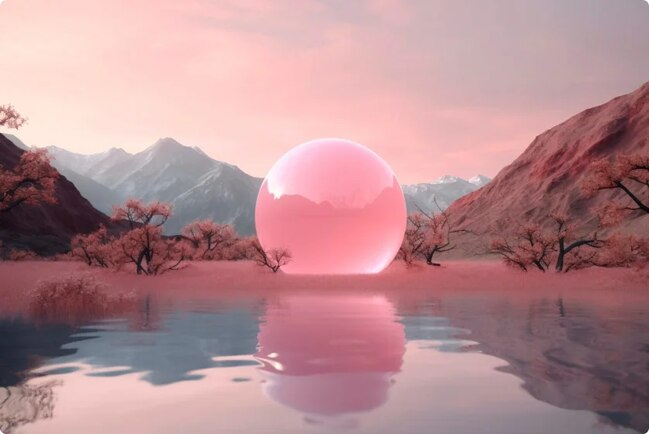
#> input picture Jupyter_Files_Py/colorImage.jpeg, 649 x 434 px
$ jupyter execute --allow-errors lab-13_ssc.ipynb   (shell and % lines are left out)
#> lines starting #> are read from the running program, lines starting #| are printed output that depends on the picture
<a href='https://www.darshan.ac.in/'> </a>
<pre>
<center><b><h1>PDS - 2305CS303</b></center>
<center><b><h1>Lab - 13</b></center>
<pre>

### **Name :** Smit Sureshbhai Chitroda
### **Er No :** 23030501014

# Graphs

# A

[cell 1]
#import matplotlib below
import matplotlib.pyplot as plt
import random
import pandas as pd
import matplotlib.image as mpimg
import numpy as np

[cell 2]
x = range(1,11)
y = [1,5,9,7,5,6,3,2,4,9]

# write a code to display the line chart of above x & y
plt.plot(x,y)
plt.show()
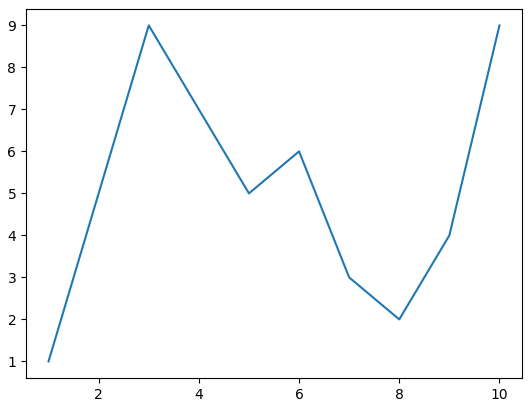
#> figure drawn by matplotlib, 1 panel; curve peaks at x = 3, y = 9

[cell 3]
x = [1,2,3,4,5,6,7,8,9,10]
cxMarks = [5,8,9,6,3,2,4,8,8,9]
cyMarks = [8,9,6,3,5,7,4,1,2,6]

# write a code to display two lines in a line chart (data given above)
plt.plot(x,cxMarks)
plt.plot(x,cyMarks)
plt.show()
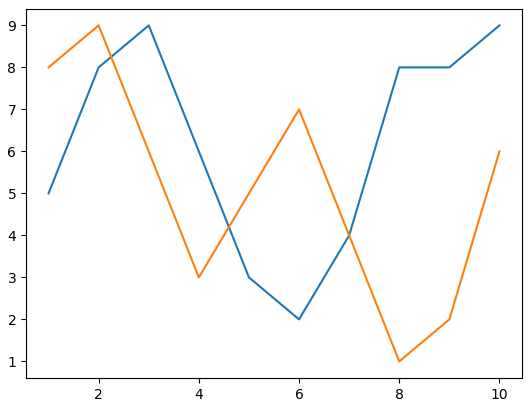
#> figure drawn by matplotlib, 1 panel; curve peaks at x = 3, y = 9; curve peaks at x = 2, y = 9

[cell 4]
x = range(1,11,1)
cxMarks= [8,9,6,3,5,7,4,1,2,6]
cyMarks= [5,8,9,6,3,2,4,8,8,9]


# write a code to generate below graph
plt.plot(x,cxMarks,c='r',lw=1,ls='--',marker='>')
plt.plot(x,cyMarks,c='b',lw=2,ls=':',marker='o')
plt.show()
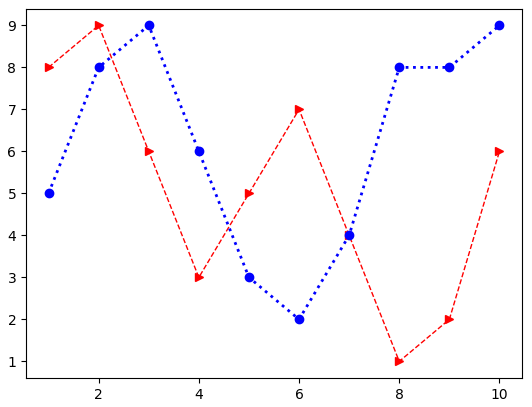
#> figure drawn by matplotlib, 1 panel; curve peaks at x = 2, y = 9; curve peaks at x = 3, y = 9

### 01) WAP to demonstrate the use of Pie chart.

[cell 5]
pieAxes = [1,2,3,4,5]
labels = ['a','b','c','d','e']
e = [0,.2,0,0,0]
c = ['b','g','r','m','c']
plt.pie(pieAxes,colors=c,labels=labels,explode=e)
plt.show()
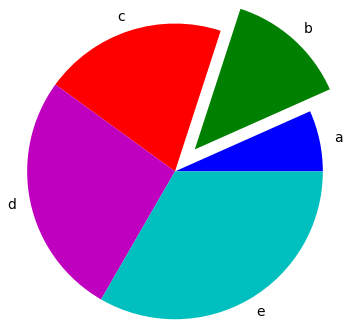
#> figure drawn by matplotlib, 1 panel

### 02) WAP to to Plot List random of X, Y Coordinates in Matplotlib.

[cell 6]
plt.plot([random.randint(1,10) for barX in range(1,11)],[random.randint(1,10) for barY in range(1,11)])
plt.show()
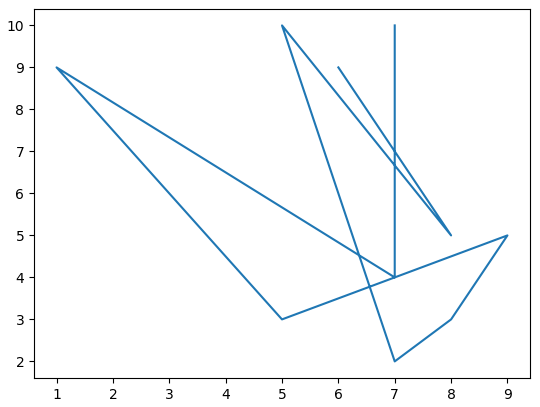
#> figure drawn by matplotlib, 1 panel

### 03) WAP to demonstrate the use of Bar chart.

[cell 7]
plt.bar([random.randint(1,10) for barX in range(1,11)],[random.randint(1,10) for barY in range(1,11)])
plt.show()
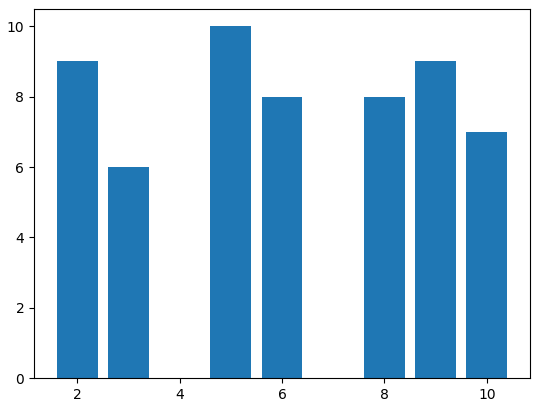
#> figure drawn by matplotlib, 1 panel; tallest bar 10 high, from x = 4.6 to 5.4

### 04) WAP to demonstrate the use of Histogram.

[cell 8]
plt.hist([random.randint(1,10) for barX in range(1,101)],bins=10,histtype='stepfilled',align='mid',label='Histogram Demo')
plt.legend()
plt.show()
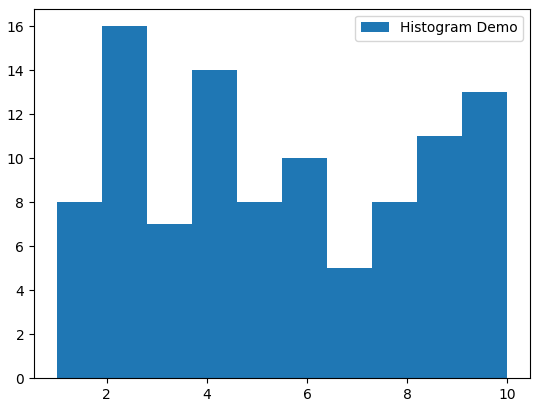
#> figure drawn by matplotlib, 1 panel

# B

### 01) WAP to display the value of each bar in a bar chart using Matplotlib.

#> (a cell that did not finish here is left out)

### 02) WAP create a Scatter Plot with several colors in Matplotlib?

[cell 10]
from google.colab import files
uploaded = files.upload()
#> the answer given: colorImage.jpeg

#> (a cell that did not finish here is left out)

### 03) WAP to Display an Image in Grayscale in Matplotlib.

[cell 12]
# jupyter

import matplotlib.pyplot as plt
import matplotlib.image as mpimg
from skimage import color

img = mpimg.imread('colorImage.jpeg')
#> img is the input picture: shape (434, 649, 3); mean R, G, B 182, 140.3, 145.1
gray_img = color.rgb2gray(img)
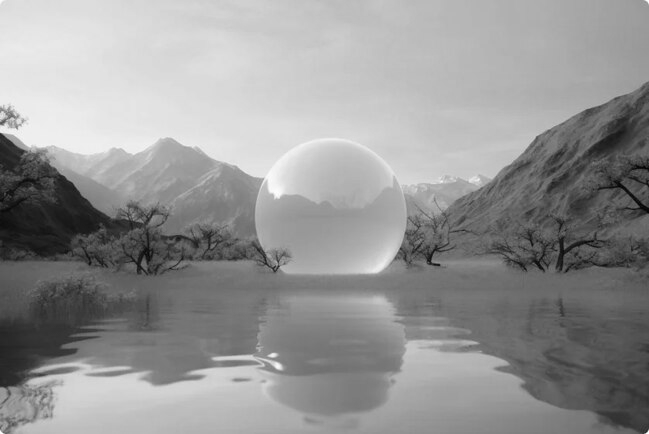
#> gray_img: shape (434, 649) float64; min 0.0108, max 1, mean 0.586
plt.imshow(gray_img, cmap='gray')
plt.axis('off')
plt.show()

$ run again, with Jupyter_Files_Py/VB.jpg copied over Jupyter_Files_Py/colorImage.jpeg
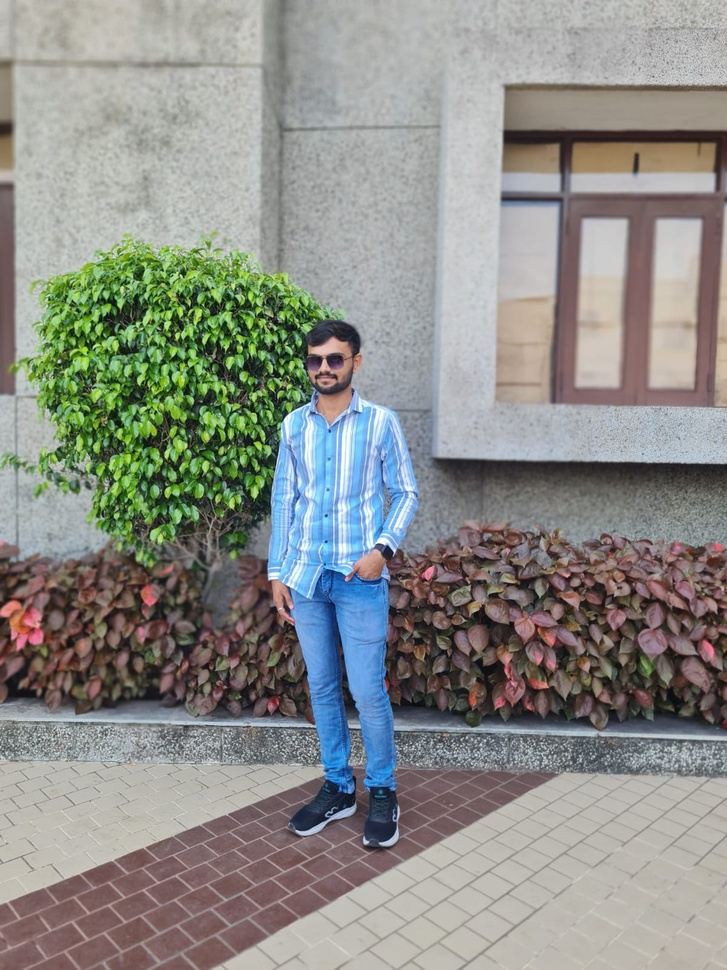
#> input picture Jupyter_Files_Py/VB.jpg, 727 x 970 px, shrunk from 1200 x 1600 before the run
#> img is the input picture: shape (970, 727, 3); mean R, G, B 139.9, 141.1, 135.9
#> `gray_img = color.rgb2gray(img)`:
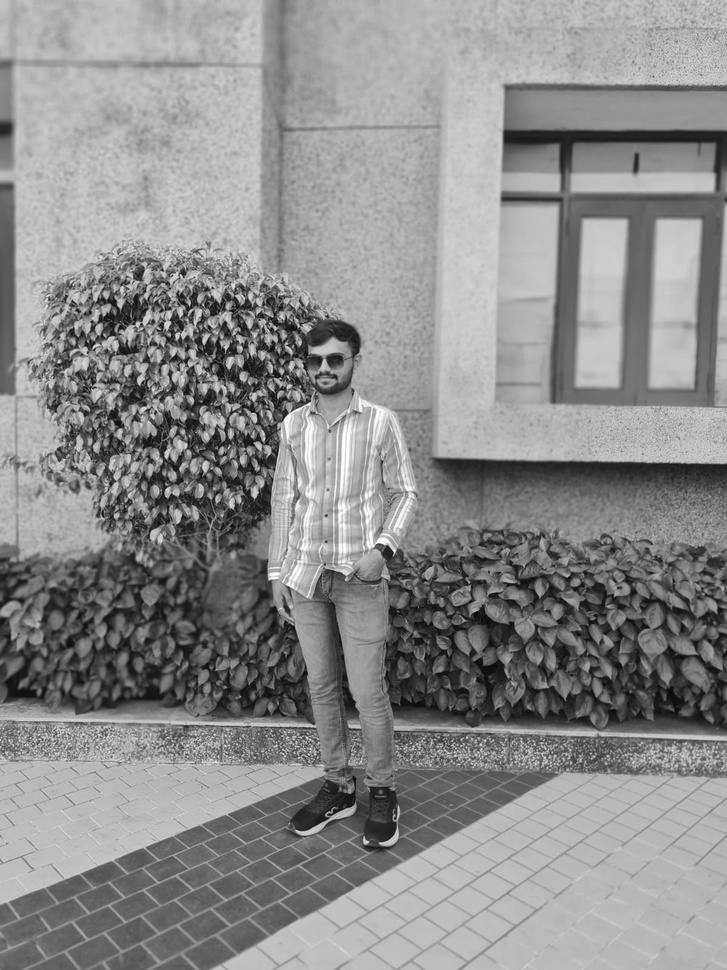
#> gray_img: shape (970, 727) float64; min 0.0216, max 0.997, mean 0.551
